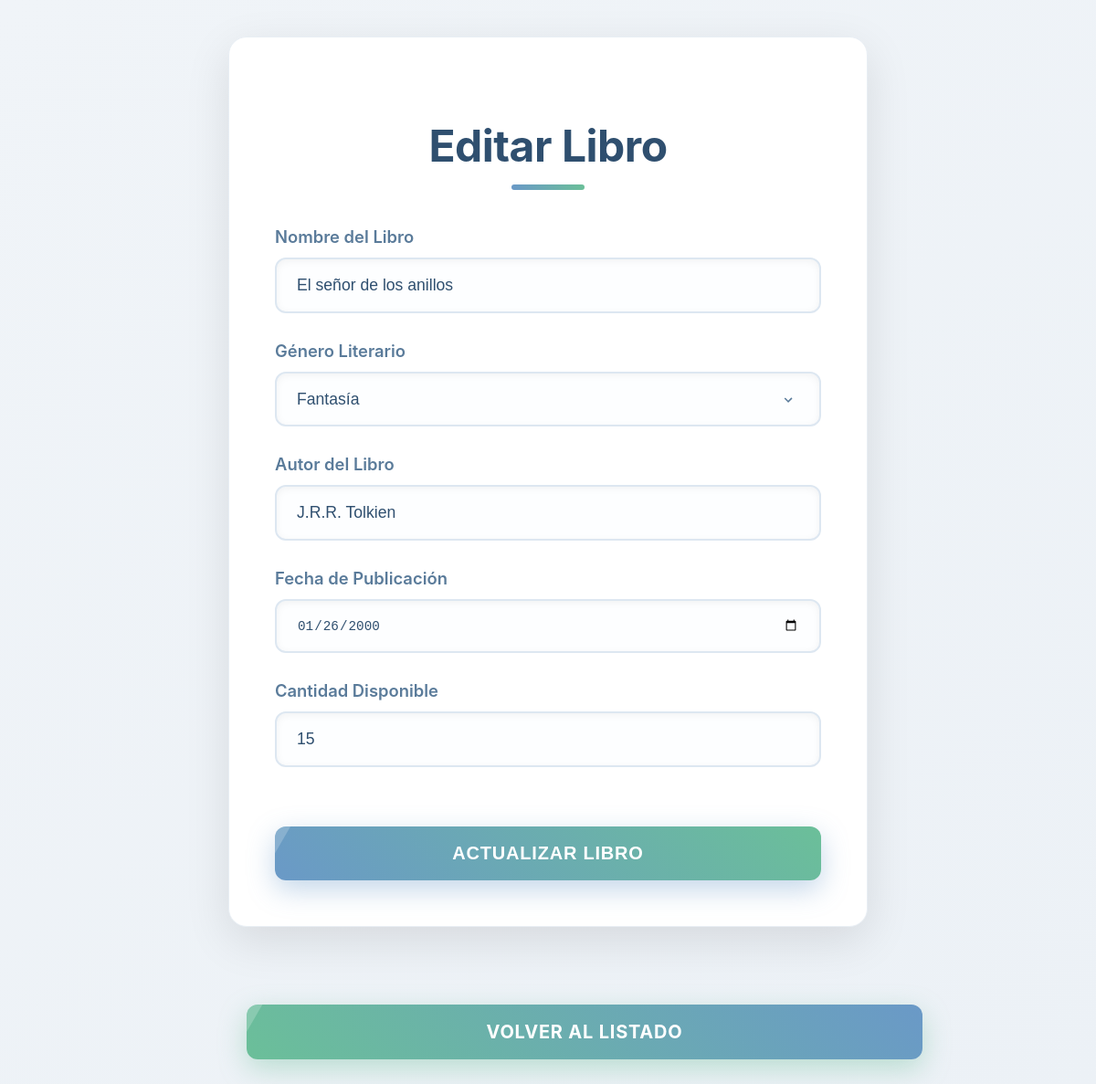
The page /editar.php?id=11 on the database its author committed.
### tables this page shows
CREATE TABLE libros (
            id INTEGER PRIMARY KEY AUTOINCREMENT,
            nombre TEXT NOT NULL,
            genero TEXT NOT NULL,
            autor TEXT NOT NULL,
            fecha_publicacion TEXT NOT NULL,
            cantidad_disponible INTEGER NOT NULL
        );

### db.php (called while the page is built, shortened)
<?php
function obtenerLibroPorId(PDO $pdo, int $id): ?array {
    try {
        $stmt = $pdo->prepare("SELECT * FROM libros WHERE id = ?");
        $stmt->execute([$id]);
        return $stmt->fetch(PDO::FETCH_ASSOC) ?: null;
    } catch (PDOException $e) {
        error_log("Error al obtener libro por ID: " . $e->getMessage());
        return null;
    }
}
?>

### editar.php (the view, shortened to what this page needs)
<?php
require_once 'db.php';
$libro_a_editar = null;
if (isset($_GET['id']) && is_numeric($_GET['id'])) {
    $id = (int)$_GET['id'];
    $libro_a_editar = obtenerLibroPorId($pdo, $id);
} else {
    $mensaje_error = 'ID de libro no especificado.';
}
?>
<!DOCTYPE html>
<html lang="es">
<head>
    <link rel="stylesheet" href="style.css"> </head>
<body>
    <div class="form-container">
        <h2>Editar Libro</h2>
        <?php if ($libro_a_editar): ?>
            <form action="<?php echo htmlspecialchars($_SERVER["PHP_SELF"]) . '?id=' . htmlspecialchars($libro_a_editar['id']); ?>" method="post">
                <div class="form-group">
                    <label for="nombreLibro">Nombre del Libro</label>
                    <input type="text" id="nombreLibro" name="nombreLibro" value="<?php echo htmlspecialchars($libro_a_editar['nombre']); ?>" required>
                </div>
                <div class="form-group">
                    <label for="generoLiterario">Género Literario</label>
                    <select id="generoLiterario" name="generoLiterario" required>
                        <?php
                        $generos = [
                            'Ficción', 'Ciencia Ficción', 'Fantasía', 'Terror', 'Romance',
                            'Misterio', 'Thriller', 'Historia', 'Biografía', 'Autoayuda',
                            'Poesía', 'Infantil', 'Juvenil', 'Otro'
                        ];
                        foreach ($generos as $genero_option) {
                            $selected = ($genero_option === $libro_a_editar['genero']) ? 'selected' : '';
                            echo "<option value=\"$genero_option\" $selected>$genero_option</option>";
                        }
                        ?>
                    </select>
                </div>
                <div class="form-group">
                    <label for="autorLibro">Autor del Libro</label>
                    <input type="text" id="autorLibro" name="autorLibro" value="<?php echo htmlspecialchars($libro_a_editar['autor']); ?>" required>
                </div>
                <div class="form-group">
                    <label for="fechaPublicacion">Fecha de Publicación</label>
                    <input type="date" id="fechaPublicacion" name="fechaPublicacion" value="<?php echo htmlspecialchars($libro_a_editar['fecha_publicacion']); ?>" required>
                </div>
                <div class="form-group">
                    <label for="cantidadDisponible">Cantidad Disponible</label>
                    <input type="number" id="cantidadDisponible" name="cantidadDisponible" min="0" value="<?php echo htmlspecialchars($libro_a_editar['cantidad_disponible']); ?>" required>
                </div>
                <button type="submit" class="submit-button">Actualizar Libro</button>
            </form>
        <?php endif; ?>
    </div>
    <div class="button-container">
        <a href="libros.php" class="action-button">Volver al Listado</a>
    </div>
</body>
</html>

### style.css (style rules this page uses)
body { font-family: 'Inter', 'Segoe UI', 'Roboto', sans-serif; background: linear-gradient(145deg, #F0F4F8 0%, #E8EEF4 100%); min-height: 100vh; margin: 0; color: #2F4F6F; padding: 40px 20px; box-sizing: border-box; overflow-x: hidden; display: flex; flex-direction: column; align-items: center; justify-content: flex-start; animation: backgroundShift 20s infinite alternate ease-in-out; background-size: 200% 200%; }
.form-container, .table-container { background-color: #FFFFFF; padding: 50px; border-radius: 20px; box-shadow: 0 15px 50px rgba(0, 0, 0, 0.1); width: 100%; max-width: 700px; box-sizing: border-box; margin-bottom: 40px; opacity: 0; transform: translateY(40px); animation: fadeInSlideUp 1s ease-out forwards; border: 1px solid #E8EEF4; }
.form-container { animation-delay: 0.2s; }
h2 { text-align: center; color: #2F4F6F; margin-bottom: 40px; font-size: 3em; font-weight: 700; position: relative; padding-bottom: 20px; letter-spacing: -0.5px; line-height: 1.2; }
h2::after { content: ''; position: absolute; left: 50%; bottom: 0; transform: translateX(-50%); width: 80px; height: 6px; background: linear-gradient(90deg, #6A99C7, #6BBF99); border-radius: 3px; animation: underlineExpand 1.2s ease-out forwards; }
.form-group { margin-bottom: 30px; }
label { display: block; margin-bottom: 12px; color: #5A7B9A; font-weight: 600; font-size: 1.15em; transition: color 0.3s ease; }
input[type="text"], input[type="date"], input[type="number"], select { width: 100%; padding: 18px 22px; border: 2px solid #DDE7F1; border-radius: 12px; font-size: 1.1em; color: #2F4F6F; background-color: #FDFEFF; box-shadow: inset 0 2px 8px rgba(0, 0, 0, 0.05); transition: all 0.4s ease-out; box-sizing: border-box; -webkit-appearance: none; -moz-appearance: none; appearance: none; }
select { background-repeat: no-repeat; background-position: right 1.5em center; background-size: 0.9em auto; }
.submit-button { background: linear-gradient(45deg, #6A99C7, #6BBF99); color: white; padding: 18px 40px; border: none; border-radius: 12px; cursor: pointer; font-size: 1.25em; font-weight: 700; width: 100%; margin-top: 35px; box-shadow: 0 10px 30px rgba(106, 153, 199, 0.4); transition: all 0.4s cubic-bezier(0.25, 0.8, 0.25, 1); letter-spacing: 0.8px; text-transform: uppercase; position: relative; overflow: hidden; outline: none; }
.submit-button::before { content: ''; position: absolute; top: 0; left: -100%; width: 100%; height: 100%; background: rgba(255, 255, 255, 0.2); transform: skewX(-30deg); transition: all 0.6s cubic-bezier(0.25, 0.8, 0.25, 1); }
.button-container { margin-top: 45px; text-align: center; width: 100%; max-width: 700px; box-sizing: border-box; padding: 0 20px; }
.action-button { display: inline-block; background: linear-gradient(45deg, #6BBF99, #6A99C7); color: white; padding: 18px 40px; border: none; border-radius: 12px; cursor: pointer; font-size: 1.25em; font-weight: 700; text-decoration: none; width: 100%; box-shadow: 0 10px 30px rgba(107, 191, 153, 0.4); transition: all 0.4s cubic-bezier(0.25, 0.8, 0.25, 1); letter-spacing: 0.8px; text-transform: uppercase; position: relative; overflow: hidden; outline: none; }
.action-button::before { content: ''; position: absolute; top: 0; left: -100%; width: 100%; height: 100%; background: rgba(255, 255, 255, 0.2); transform: skewX(-30deg); transition: all 0.6s cubic-bezier(0.25, 0.8, 0.25, 1); }

### rows shown on the page
libros: nombreLibro "El señor de los anillos", autorLibro "J.R.R. Tolkien", fechaPublicacion "01/26/2000", cantidadDisponible "15"

### other values the page prints
form field generoLiterario "Fantasía"
